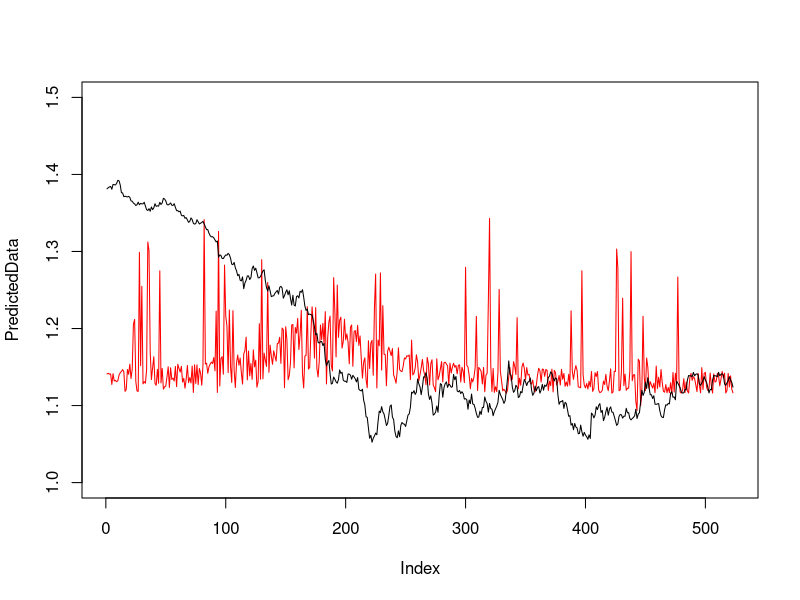
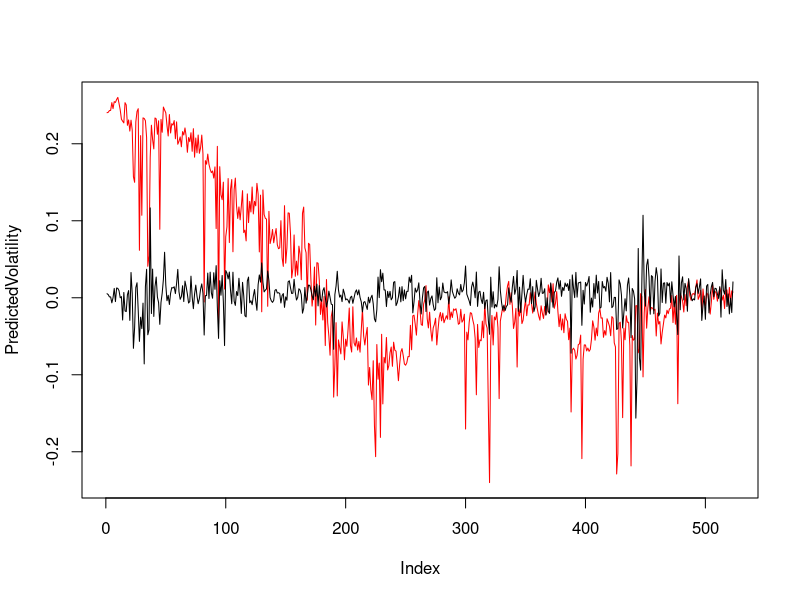

These charts were generated, in order, by the following R code: (Note: this script raises an error after producing the figures.)
library(e1071)
library(tseries)
dataset <- read.csv("EURSEK_data.csv",TRUE)
  training <- dataset
  testing <- dataset
  training1<-training
  SVM<-svm(EUR_SEKreturn~Volatility,data=training1,type="eps-regression",kernel="radial")
  SVMpred<-predict(SVM)
  errortrain<-training$EUR_SEKreturn-SVMpred
  predict<-c()
  predict[1]<-predict(SVM,new=testing[1,])
  error<-c()
  error[1]<-testing$EUR_SEKreturn[1]-predict[1]
  j<-2
  for( i in 1:(nrow(testing)-1)){
    training1<-rbind(training1,testing[i,])
    SVM<-svm(EUR_SEKreturn~Volatility,data=training1,type="eps-regression",kernel="radial")
    predict[j]<-predict(SVM,new=testing[j,])
    error[j]<-testing$EUR_SEKreturn[j]-predict[j]
    j<-j+1
  }
  res<-c(errortrain,error) #residuals vector
  r<-garch(res,order=c(0,1)) # ARCH model
  pred_sd<-predict(r) # returns +/- the conditional standard deviation predictions
  #scale response (return) variable
  newdata<-rbind(training,testing)
  new_return<-newdata$EUR_SEKreturn[-1]/pred_sd[-c(1),1]
  #modelling new model
  newscaleddata<-rbind(training[-1,],testing)
  newscaleddata$EUR_SEKreturn<-new_return
  #split into 70:30
  integer1<-as.integer(nrow(newscaleddata)*0.7)
  n_newdata<-nrow(newscaleddata)
  newtraining<-newscaleddata[1:integer1,]
  newtesting<-newscaleddata[(integer1+1):n_newdata,]
  dim(testing)
  estimatedsd<-pred_sd[(integer1+1):n_newdata,1]
  mylist<-list(predict,error,estimatedsd)
  NewDataFrame <- do.call("cbind", mylist)
  #print(mylist)
  dat<-list(testing[2])
  dat1<-list(predict)
  dat2<-list(testing[3])
  dat3<-list(error)
  datframe <- do.call("cbind", dat)
  PredictedData <- do.call("cbind", dat1)
  datframe2 <- do.call("cbind", dat2)
  PredictedVolatility <- do.call("cbind", dat3)
  plot(PredictedData,ylim=c(1,1.5),type='l',col='red')
  lines(datframe)
  plot(PredictedVolatility,type='l',col='red')
  lines(datframe2)
  #print(error)
  rmse_svm<-c()
  for( i in 1:523)
  {rmse_svm[i]=sqrt( mean( (error[i])^2 , na.rm = TRUE ) )}
  print(rmse_svm)
  dat4 <- list(rmse_svm)
  rmseframe <- do.call("cbind", dat4)
  #print(dat)
  write.csv(NewDataFrame,'EURSEK_output_data.csv',row.names=T)
  write.csv(datframe1,'EURSEK_predicted_output_data.csv.csv',row.names=T)
  write.csv(rmseframe,'EURSEK_output_data_rmse.csv.csv',row.names=T)

  